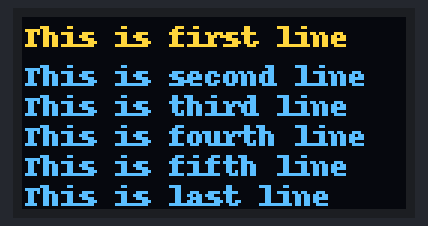
A program run on a simulated Raspberry Pi (BCM pin numbers). On the bench: 128×64 one-colour display. The OLED is the two-colour kind (top 16 rows yellow). At 0.0 s the program stops and its outputs stay as they are.

Above: at 0.1 s.

The program:

spi12864.py
```python
#!/usr/bin/python/
# coding: utf-8
import time
import Adafruit_GPIO.SPI as SPI
import Adafruit_SSD1306
from PIL import Image
from PIL import ImageDraw
from PIL import ImageFont

# https://www.chenxublog.com/2016/08/20/raspi-12864-spi-oled.html
# https://mc.dfrobot.com.cn/thread-13396-1-1.html

# Raspberry Pi pin configuration:
RST = 17
# Note the following are only used with SPI:
DC = 27
SPI_PORT = 0
SPI_DEVICE = 0

# 128x64 display with hardware SPI:
disp = Adafruit_SSD1306.SSD1306_128_64(rst=RST, dc=DC, spi=SPI.SpiDev(SPI_PORT, SPI_DEVICE, max_speed_hz=8000000))

# Initialize library.
disp.begin()

# Clear display.
disp.clear()
disp.display()

# Create blank image for drawing.
# Make sure to create image with mode '1' for 1-bit color.
width = disp.width
height = disp.height
image = Image.new('1', (width, height))

# Get drawing object to draw on image.
draw = ImageDraw.Draw(image)

# Draw a black filled box to clear the image.
draw.rectangle((0,0,width,height), outline=0, fill=0)

# Draw some shapes.
# First define some constants to allow easy resizing of shapes.
padding = 1
top = padding
x = padding
# Load default font.
font = ImageFont.load_default()

# Alternatively load a TTF font.
# Some other nice fonts to try: http://www.dafont.com/bitmap.php
#font = ImageFont.truetype('/home/pi/MingImperial.TTF', 8)

# Write two lines of text.
draw.text((x, top), 'This is first line', font=font, fill=255)
draw.text((x, top+13), 'This is second line', font=font, fill=255)
draw.text((x, top+23), 'This is third line', font=font, fill=255)
draw.text((x, top+33), 'This is fourth line', font=font, fill=255)
draw.text((x, top+43), 'This is fifth line', font=font, fill=255)
draw.text((x, top+53), 'This is last line', font=font, fill=255)

# Display image.
disp.image(image)
disp.display()
```
